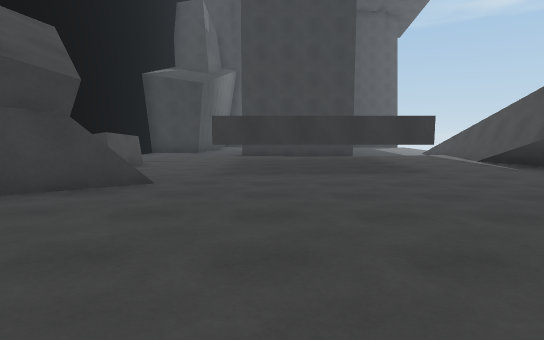
[1] (above)

16 first-person views from a walk through a 3-D level made in the Unity game engine. The camera is 1.2 m above the floor, tilts 6° down and sees 80° across. The floor is counted in squares, 2 m on a side. Each view is taken from the middle of a square. On the plan, view 1 faces up. The plan holds only what a view shows up to about 10 squares ahead; the rest is blank. The place goes on beyond the plan.

[2]
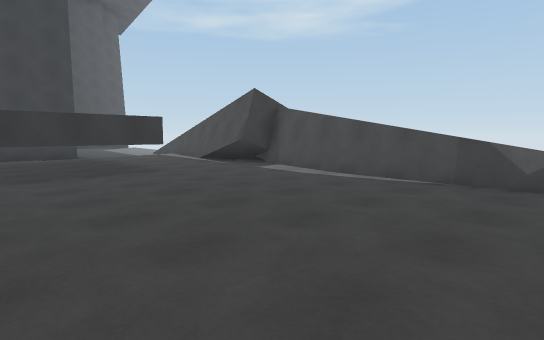

[3]
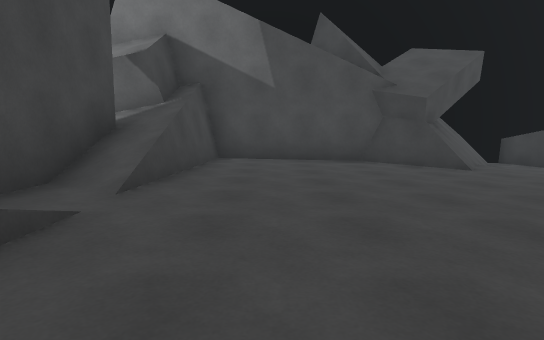

[4]
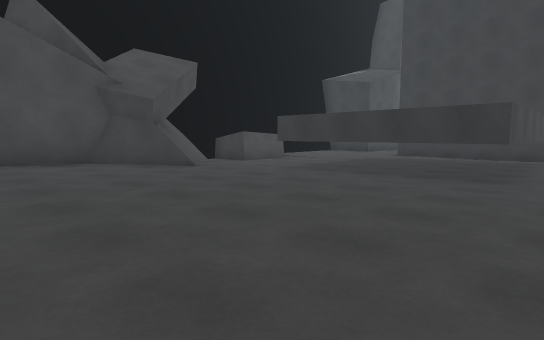

[5]
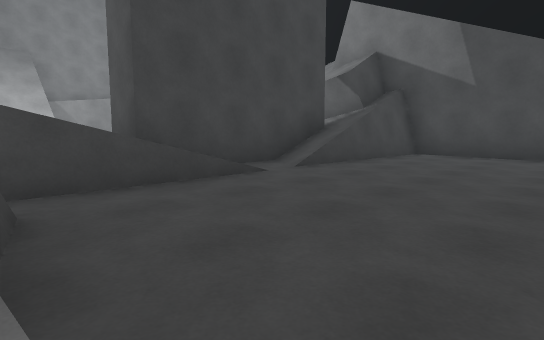

[6]
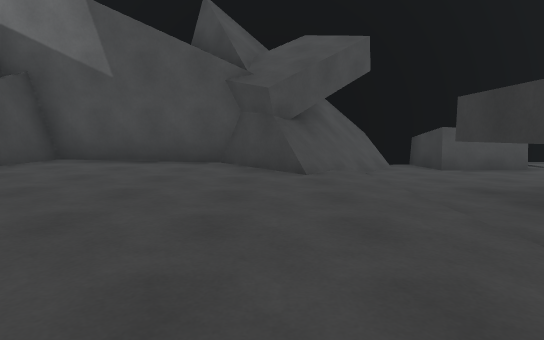

[7]
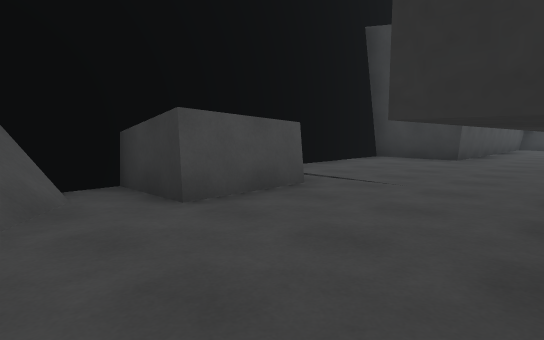

[8]
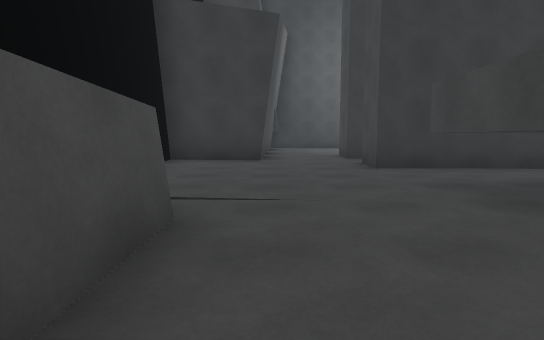

[9]
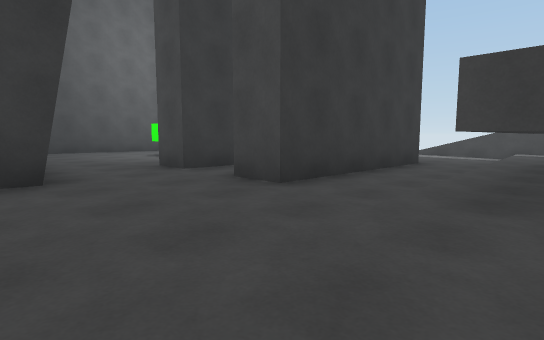

[10]
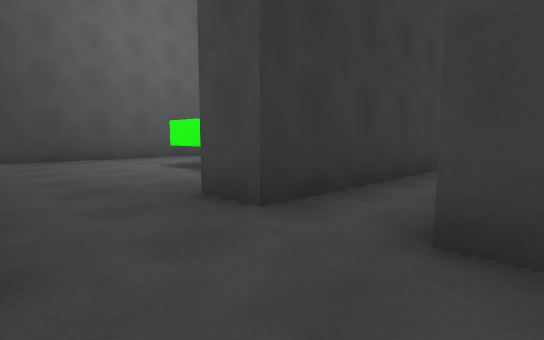

[11]
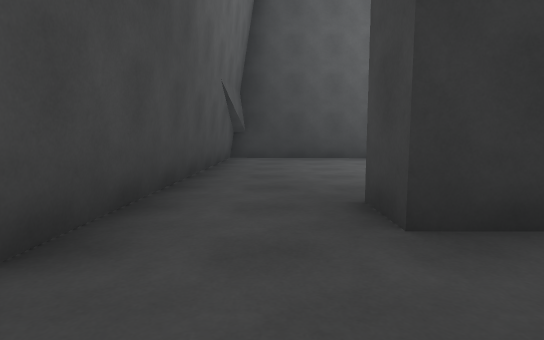

[12]
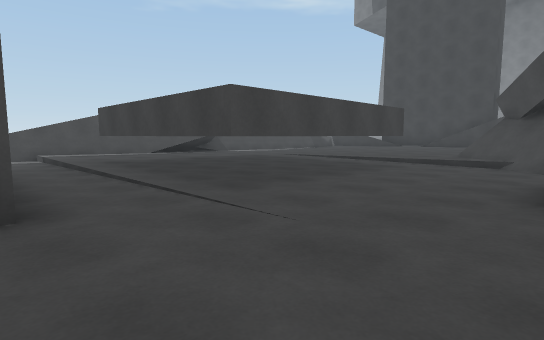

[13]
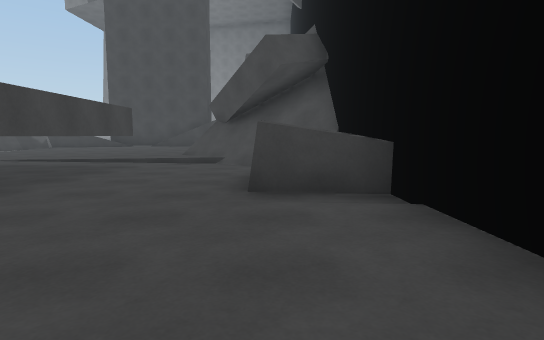

[14]
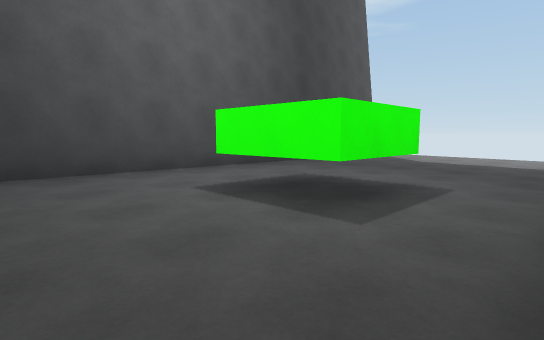

[15]
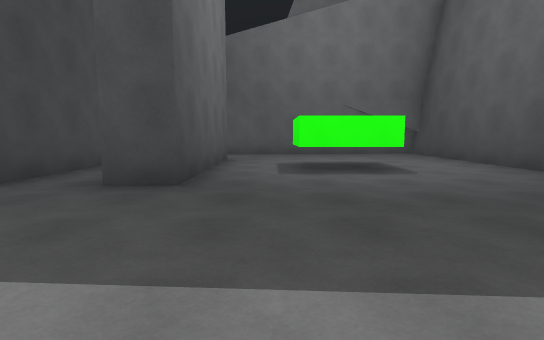

[16]
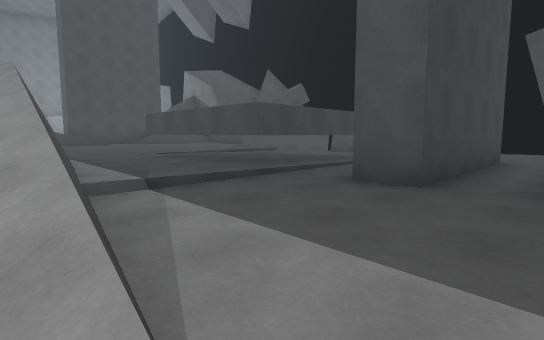

### Floor plan
Key: @ floor where view 1 was taken; # wall or solid block; x gap in a wall; . main floor; : floor 0.25 m higher than the main floor; - floor 0.25 m lower than the main floor; / step, stairs or slope; = window, fence, low wall or low ledge; ^ raised ledge; T thing the floor can be seen under or through.
Columns run from 6 left of view 1 to 8 right of it. Each row starts with its distance up from view 1.
 22    ######
 21    #.......
 20    #...........
 19    #...#.......
 18    #...#.......
 17    #..........-
 16    #.........
 15 ####.#####.---
 14 #.........---/
 13 #....#####---/
 12 #......-----//
 11 #...........=/
 10  --..#TTTT..#/
  9  ^#-.#   T..=
  8  ^#--T   T..=
  7 #----TTTTT..=
  6 ###/--......#
  5   ##/.......#
  4   ###:......=
  3   #::::....//
  2   #::::::..=/
  1   #::::::::x
  0   #:::@::::=
 -1   ###//:/ //
 -2     ######
 -3
 -4
 -5
 -6
 -7
 -8          //
 -9          //
-10          //

Where each view was taken, in squares from view 1:
view 1: 0 up, 0 right, facing up
view 2: 0 up, 0 right, facing up-right
view 3: 1 up, 4 right, facing left
view 4: 1 up, 4 right, facing up-left
view 5: 3 up, 5 right, facing down-left
view 6: 4 up, 3 right, facing left
view 7: 6 up, 1 left, facing up-left
view 8: 7 up, 3 left, facing up
view 9: 10 up, 4 left, facing up-right
view 10: 13 up, 3 left, facing up-right
view 11: 13 up, 2 left, facing up
view 12: 13 up, 4 left, facing down-right
view 13: 13 up, 4 left, facing down
view 14: 16 up, 2 left, facing up-right
view 15: 17 up, 7 right, facing left
view 16: 15 up, 7 right, facing down-left
